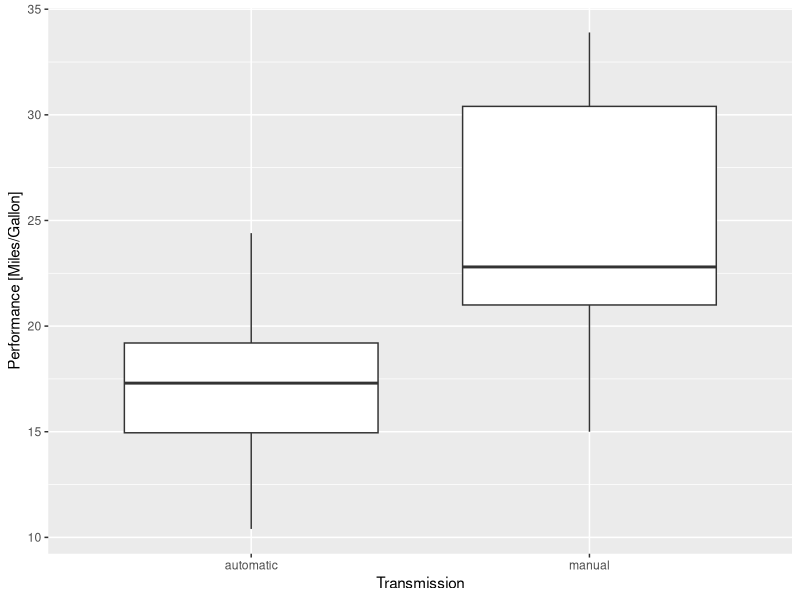
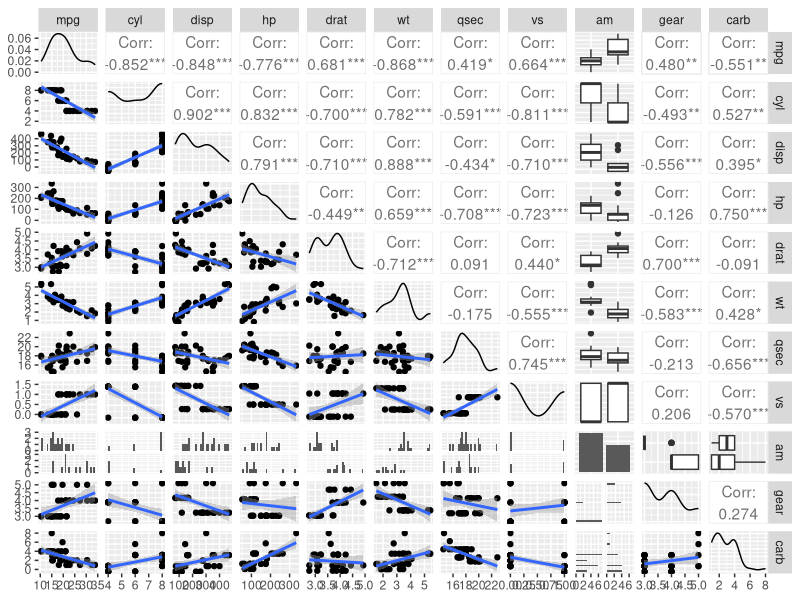
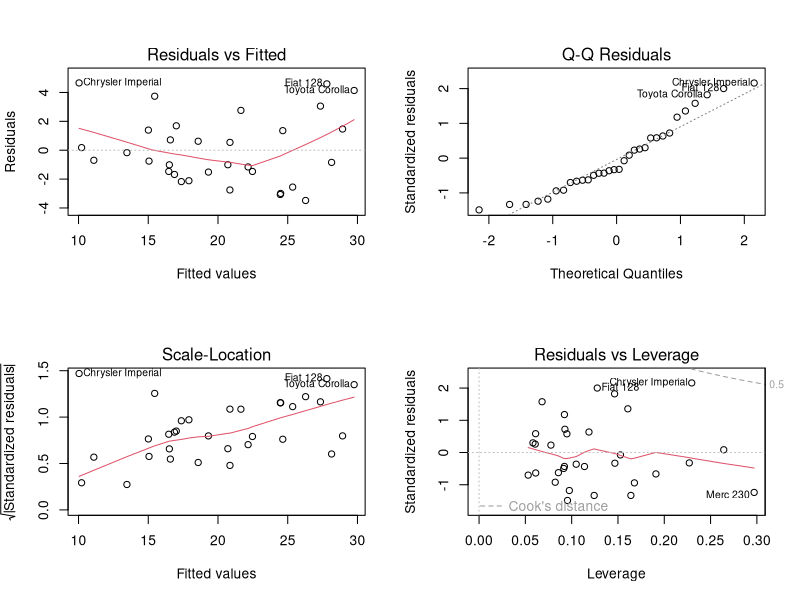

Reproduce these figures in R, in order.
## ---- chunk 1
# Shows information about what mean variables in the dataset
?mtcars

# This give us an idea in what's the content of the datase
head(mtcars)

# This shows us the data type of each variable and its range of values
str(mtcars)
## ---- chunk 2
# Load dplyr library
require(dplyr)

# Convert the factor data from numeric values in automatic/manual transmission values
mtcars <- mutate(mtcars, am = factor(am, labels = c("automatic", "manual")))
## ---- chunk 3
# Load ggplot2 library
library(ggplot2)

# BoxPlot
g <- ggplot(mtcars, aes(x=am, y=mpg))
g <- g + geom_boxplot()
g <- g + xlab("Transmission") + ylab("Performance [Miles/Gallon]")
g
## ---- chunk 4
# simple model
modelSimple <- lm(mpg ~ am, data = mtcars)

# T-test: This data is inside summary(modelSimple)
# t.test( mpg ~ am, data = mtcars)

# get some information about this model
summary(modelSimple)
## ---- chunk 5
modelMultiple <- lm(mpg ~ ., data = mtcars)

summary(modelMultiple)
## ---- chunk 6
modelAdjusted <- lm(mpg ~ am + wt + qsec, data = mtcars)

summary(modelAdjusted)
## ---- chunk 7
# Load GGally library
require(GGally)

# Function to return points and geom_smooth
# allow for the method to be changed
# This was necessary due to some problems in the GGally
# implementation used in the Regression Models videos
#
# source: http://stackoverflow.com/a/35088740
my_fn <- function(data, mapping, method="loess", ...){
    p <- ggplot(data = data, mapping = mapping) + 
        geom_point() + 
        geom_smooth(method=method, ...)
    p
}

# Quick overview of data correlations
g <- ggpairs(mtcars, lower = list(continuous = wrap(my_fn, method="lm")))
g
## ---- chunk 8
par(mfrow=c(2, 2))
plot(modelAdjusted)
